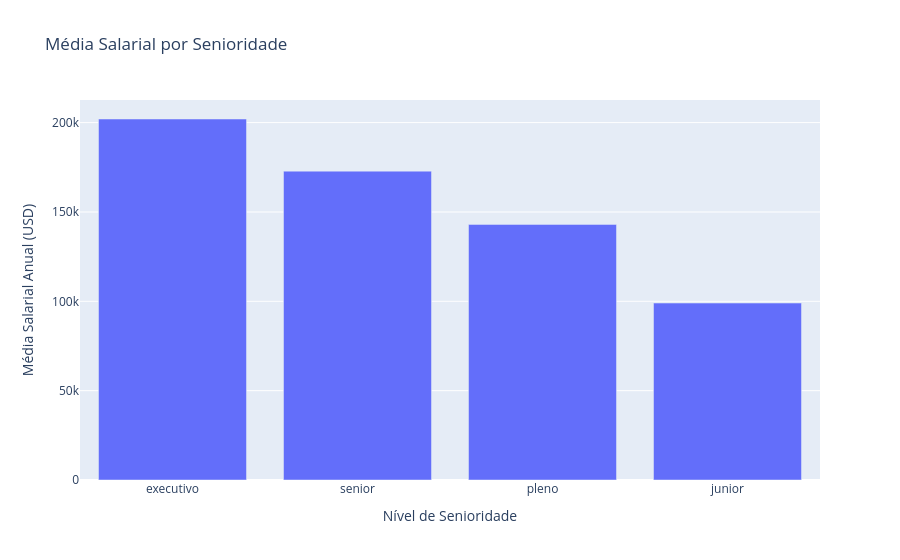

Notebook code for this chart:
### Code cell
# prompt: Crie um gráfico de média salarial por senioridade em barras usando o plotly

senioridade_media_salario = df_limpo.groupby('senioridade')['usd'].mean().sort_values(ascending=False).reset_index()

senioridade_media_salario

fig = px.bar(senioridade_media_salario,
             x='senioridade',
             y='usd',
             title='Média Salarial por Senioridade',
             labels={'senioridade': 'Nível de Senioridade', 'usd': 'Média Salarial Anual (USD)'})
fig

# fig.show()

### Figure 1 — Plotly figure (JSON) as saved in the notebook; plotly's stock layout.template omitted (floating-point values rounded to 4 significant figures)
{"data": [{"hovertemplate": "Nível de Senioridade=%{x}<br>Média Salarial Anual (USD)=%{y}<extra></extra>", "legendgroup": "", "marker": {"color": "#636efa", "pattern": {"shape": ""}}, "name": "", "orientation": "v", "showlegend": false, "textposition": "auto", "type": "bar", "x": ["executivo", "senior", "pleno", "junior"], "xaxis": "x", "y": [202000.0, 172900.0, 143000.0, 99030.0], "yaxis": "y"}], "layout": {"barmode": "relative", "legend": {"tracegroupgap": 0}, "title": {"text": "Média Salarial por Senioridade"}, "xaxis": {"anchor": "y", "domain": [0, 1], "title": {"text": "Nível de Senioridade"}}, "yaxis": {"anchor": "x", "domain": [0, 1], "title": {"text": "Média Salarial Anual (USD)"}}}}
